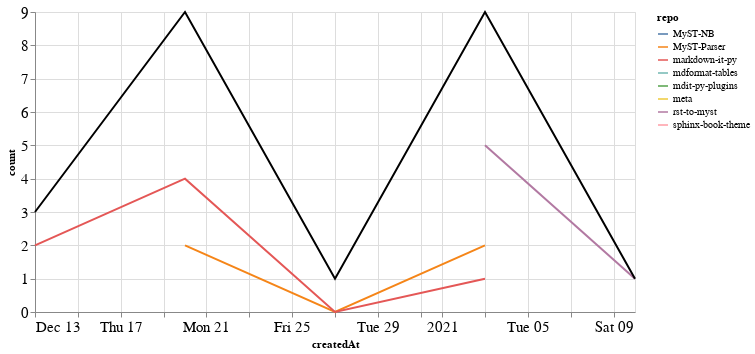

The notebook cell saved with this chart:
### Markdown cell above
### PRs

### Code cell
prs_time = prs.groupby('repo').resample('W', on='createdAt').count()['author'].reset_index()
prs_time = prs_time.rename(columns={'author': 'count'})
prs_time_total = prs_time.groupby('createdAt').agg({"count": "sum"}).reset_index()

ch1 = alt.Chart(prs_time, width=600).mark_line().encode(
    x='createdAt',
    y='count',
    color='repo',
    tooltip="repo"
)

ch2 = alt.Chart(prs_time_total, width=600).mark_line(color="black").encode(
    x='createdAt',
    y='count',
)

ch1 + ch2

### Figure 1 — Vega-Lite specification as saved in the notebook (floating-point values rounded to 4 significant figures)
{"config": {"axisLeft": {"labelFontSize": 15}, "axisBottom": {"labelFontSize": 15}}, "layer": [{"data": {"name": "data-2748a37d85002cb0682ef5ebebf31770"}, "mark": "line", "encoding": {"color": {"type": "nominal", "field": "repo"}, "tooltip": {"type": "nominal", "field": "repo"}, "x": {"type": "temporal", "field": "createdAt"}, "y": {"type": "quantitative", "field": "count"}}, "width": 600}, {"data": {"name": "data-c132267fe584369696310dc3013ad965"}, "mark": {"type": "line", "color": "black"}, "encoding": {"x": {"type": "temporal", "field": "createdAt"}, "y": {"type": "quantitative", "field": "count"}}, "width": 600}], "$schema": "https://vega.github.io/schema/vega-lite/v4.8.1.json", "datasets": {"data-2748a37d85002cb0682ef5ebebf31770": [{"repo": "MyST-NB", "createdAt": "2020-12-20T00:00:00", "count": 1}, {"repo": "MyST-Parser", "createdAt": "2020-12-20T00:00:00", "count": 2}, {"repo": "MyST-Parser", "createdAt": "2020-12-27T00:00:00", "count": 0}, {"repo": "MyST-Parser", "createdAt": "2021-01-03T00:00:00", "count": 2}, {"repo": "markdown-it-py", "createdAt": "2020-12-13T00:00:00", "count": 2}, {"repo": "markdown-it-py", "createdAt": "2020-12-20T00:00:00", "count": 4}, {"repo": "markdown-it-py", "createdAt": "2020-12-27T00:00:00", "count": 0}, {"repo": "markdown-it-py", "createdAt": "2021-01-03T00:00:00", "count": 1}, {"repo": "mdformat-tables", "createdAt": "2020-12-13T00:00:00", "count": 1}, {"repo": "mdit-py-plugins", "createdAt": "2020-12-20T00:00:00", "count": 2}, {"repo": "meta", "createdAt": "2020-12-27T00:00:00", "count": 1}, {"repo": "rst-to-myst", "createdAt": "2021-01-03T00:00:00", "count": 5}, {"repo": "rst-to-myst", "createdAt": "2021-01-10T00:00:00", "count": 1}, {"repo": "sphinx-book-theme", "createdAt": "2021-01-03T00:00:00", "count": 1}], "data-c132267fe584369696310dc3013ad965": [{"createdAt": "2020-12-13T00:00:00", "count": 3}, {"createdAt": "2020-12-20T00:00:00", "count": 9}, {"createdAt": "2020-12-27T00:00:00", "count": 1}, {"createdAt": "2021-01-03T00:00:00", "count": 9}, {"createdAt": "2021-01-10T00:00:00", "count": 1}]}}
